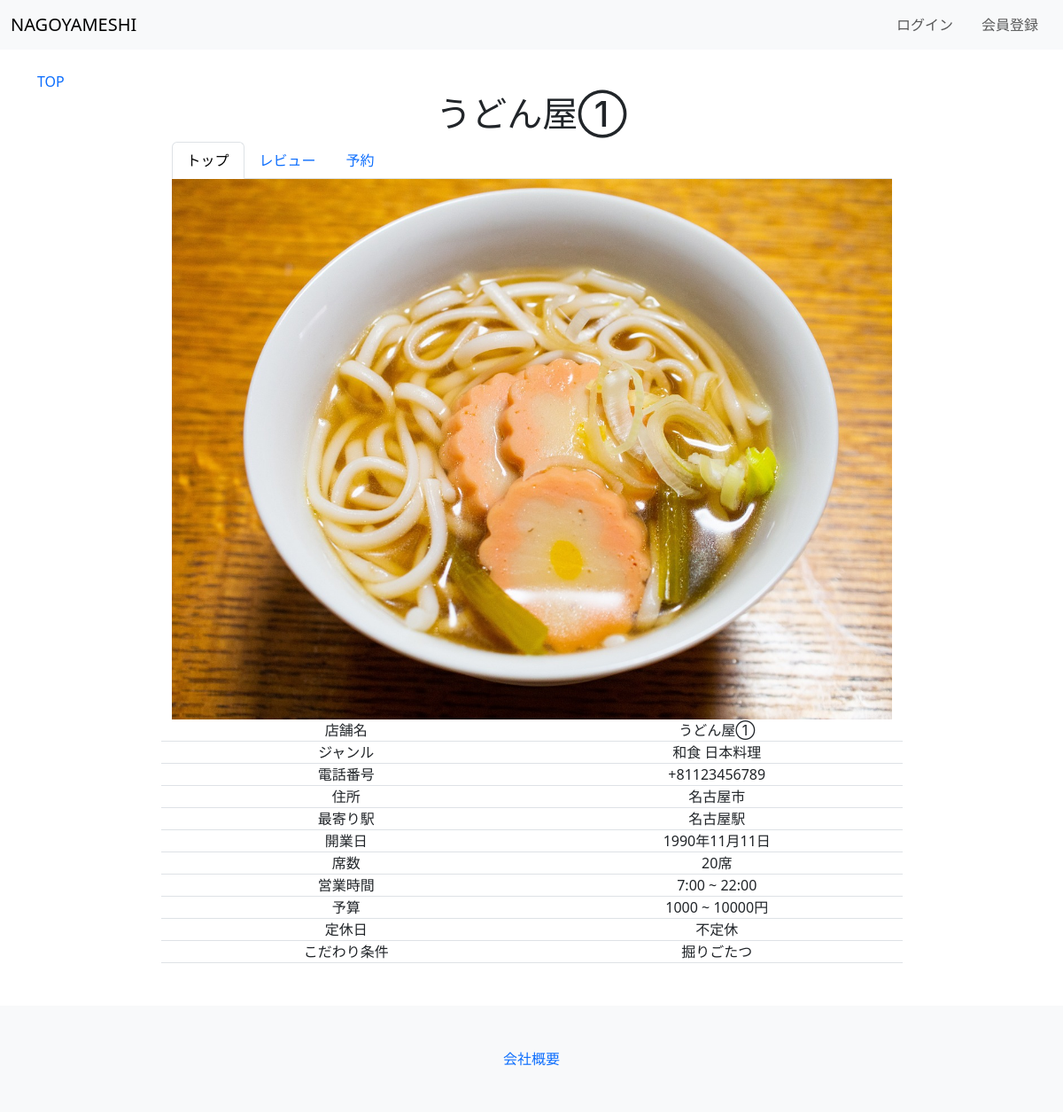
/nagoyameshi/detail/1, run on the app's committed database.
### nagoyameshi/models.py (models this page shows, shortened)
class Shop(models.Model):
    name = models.CharField(verbose_name="店名", max_length=50)
    image = models.ImageField(verbose_name="写真", blank=True, default="media_local/noImage.png", upload_to="media_local")
    phonenumber = PhoneNumberField(verbose_name="電話番号", region='JP', default="01-2345-6789")
    address = models.CharField(verbose_name="住所", max_length=100, default="名古屋市")
    access = models.CharField(verbose_name="アクセス", max_length=100, default="徒歩5分")
    neareststation = models.CharField(verbose_name="最寄駅", max_length=50, default="名古屋駅")
    condition = models.ManyToManyField("Condition", verbose_name="こだわり条件")
    openingdate = models.DateField(verbose_name="開業日", default="1990-11-11")
    seats = models.PositiveIntegerField(verbose_name="席数", default="20")
    opening_time = models.TimeField(verbose_name="開店時間", default="7:00")
    closing_time = models.TimeField(verbose_name="閉店時間", default="22:00")
    day_of_week = models.ManyToManyField("DayOfWeek", verbose_name="定休日")
    budget_min = models.PositiveIntegerField(verbose_name="予算(安)", default="1000")
    budget_max = models.PositiveIntegerField(verbose_name="予算(高)", default="10000")
    genre = models.ManyToManyField("Genre", verbose_name="ジャンル")
    created_at = models.DateField(auto_now_add = True)
    updated_at = models.DateField(auto_now = True)

class Genre(models.Model):
    genre = models.CharField(verbose_name="ジャンル", max_length=50,)
    def __str__(self):
        return(self.genre)

class DayOfWeek(models.Model):
    day_of_week = models.CharField(verbose_name="店休日", max_length=50,)
    def __str__(self):
        return(self.day_of_week)

class Condition(models.Model):
    kodawari = models.CharField(verbose_name="こだわり条件", max_length=50,)
    def __str__(self):
        return(self.kodawari)

### nagoyameshi/views.py (the view)
# urls.py: path('detail/<int:pk>', views.ShopDetail, name='detail'),
def ShopDetail(request, pk):
    shop = get_object_or_404(Shop, pk=pk)
    conditions = shop.condition.all()
    params = {
        'shop': shop,
        'conditions': conditions,
    }
    return render(request, "nagoyameshi/shop_detail.html", params)

### nagoyameshi/models.py (called while the page is built)
    def __str__(self):
        return str(self.name)

### nagoyameshi/templates/nagoyameshi/shop_detail.html (shortened to what this page needs)
{% extends "base.html" %}
{% load static %}
{% block content %}
<a href="{% url 'nagoyameshi:top' %}">TOP</a>
<div class="container text-center w-75">
  <div class="row">
    <h1 class="col text-center">{{shop.name}}</h1>
  </div>
  <ul class="nav nav-tabs" id="myTab" role="tablist">
    <li class="nav-item" role="presentation">
      <button class="nav-link active" id="home-tab" data-bs-toggle="tab" data-bs-target="#home" type="button" role="tab" aria-controls="home" aria-selected="true">トップ</button>
    </li>
    <li class="nav-item" role="presentation">
      <button class="nav-link" id="review-tab" data-bs-toggle="tab" data-bs-target="#review" type="button" role="tab" aria-controls="review" aria-selected="false">レビュー</button>
    </li>
    <li class="nav-item" role="presentation">
      <button class="nav-link" id="reserve-tab" data-bs-toggle="tab" data-bs-target="#reserve" type="button" role="tab" aria-controls="reserve" aria-selected="false">予約</button>
    </li>
  </ul>
  <div class="tab-content">
    <div class="tab-pane active" id="home" role="tabpanel" aria-labelledby="home-tab" tabindex="0">
      <img class="card-img-top" src="{{shop.image.url}}">
        <div class="row border-bottom">
          <div class="col">店舗名</div>
          <div class="col">{{shop.name}}</div>
        </div>
        <div class="row border-bottom">
          <div class="col">ジャンル</div>
          <div class="col">
            {% for genre in shop.genre.all %}
            {{ genre }}
            {% endfor %}
          </div>
        </div>
        <div class="row border-bottom">
          <div class="col">電話番号</div>
          <div class="col">{{shop.phonenumber}}</div>
        </div>
        <div class="row border-bottom">
          <div class="col">住所</div>
          <div class="col">{{shop.address}}</div>
        </div>
        <div class="row border-bottom">
          <div class="col">最寄り駅</div>
          <div class="col">{{shop.neareststation}}</div>
        </div>
        <div class="row border-bottom">
          <div class="col">開業日</div>
          <div class="col">{{shop.openingdate}}</div>
        </div>
        <div class="row border-bottom">
          <div class="col">席数</div>
          <div class="col">{{shop.seats}}席</div>
        </div>
        <div class="row border-bottom">
          <div class="col">営業時間</div>
          <div class="col">{{shop.opening_time}} ~ {{shop.closing_time}}</div>
        </div>
        <div class="row border-bottom">
          <div class="col">予算</div>
          <div class="col">{{shop.budget_min}} ~ {{shop.budget_max}}円</div>
        </div>
        <div class="row border-bottom">
          <div class="col">定休日</div>
          <div class="col">
            {% for dayofweek in shop.day_of_week.all %}
            {{ dayofweek }}
            {% endfor %}
          </div>
        </div>
        <div class="row border-bottom">
          <div class="col">こだわり条件</div>
          <div class="col">
            {% for cond in shop.condition.all %}
            {{ cond }}
            {% endfor %}
          </div>
        </div>
    </div>
  </div>
</div>
{% endblock content %}

### nagoyameshi/static/nagoyameshi/css/style.css (style rules this page uses)
a { text-decoration: none; }

### data on the page
Shop: name "うどん屋①", image (picture), phonenumber "+81123456789", address "名古屋市", neareststation "名古屋駅", openingdate "1990年11月11日", seats "20", opening_time "7:00", closing_time "22:00", budget_min "1000", budget_max "10000"
Genre: genre "和食"
Genre: genre "日本料理"
DayOfWeek: day_of_week "不定休"
Condition: kodawari "掘りごたつ"
